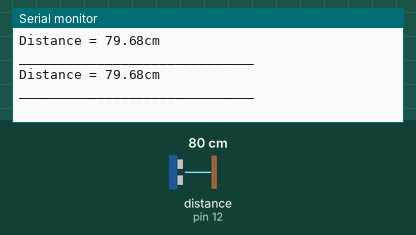
A sketch run on a simulated Arduino Uno, built with avr-gcc and run on an emulated ATmega328P. Parts: the last lines printed to the serial monitor. Wiring (inferred from the names in the program): ultrasonic range finder: trigger pin 10; echo pin 12. The inputs (shaded band) are chosen by the test bench; at power-on: distance to the obstacle (sensor on pin 12) 80 cm. The echo pulse lasts 58.3 µs per cm.

Above: at 2.8 s.
2.9 s: distance to the obstacle (sensor on pin 12) set to 2 cm
At 5.3 s:
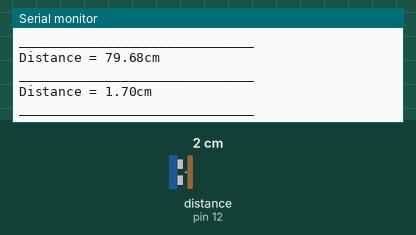
5.6 s: distance to the obstacle (sensor on pin 12) set to 4 cm
At 7.3 s:
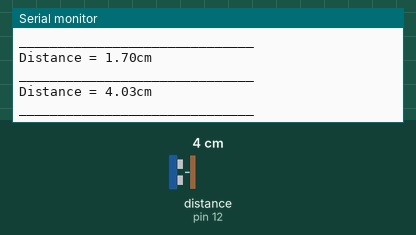
Timing chart, 0 to 8.8 s (numbered marks = the images above; inputs shaded):
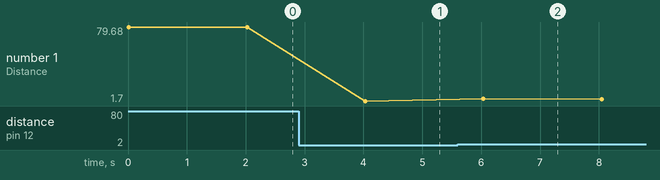

The sketch:

XBee_Transmitter.ino
```cpp
/* Transmitter Arduino UNO R3 along with XBee S2C Module and Ultrasonic Sensor Code */
/******************************************************************************************************************************************************************************/
/* SotwareSerial Library included for XBee */
#include "SoftwareSerial.h"
/******************************************************************************************************************************************************************************/
/* Global Variable Declaration for XBee */
// Data to be sent in the format of String
String data = "";
// Do we want the data in inches
bool getInch = false;
// For XBee RX and TX using SoftwareSerial
const uint8_t rxPin = 2;
const uint8_t txPin = 3;
/******************************************************************************************************************************************************************************/
/* Global Variable Declaration for Ultrasonic Sensor HC-SR04 */
// Define Echo Pin Conenction --> D12
const uint8_t echoPin = 12;
// Define Trigger Pin Conenction --> D10
const uint8_t trigPin = 10;
// Speed of Sound = 343m/s => 34300cm/s => 0.0343cm/us
const float soundSpeed = 0.0343;
// Distance value to be measured
float distance = 0.0;
// Total Delay Time for measurement
uint16_t delayTime = 2000;
/******************************************************************************************************************************************************************************/
// Declaring the pins as RX and TX for UART
SoftwareSerial mySerial(rxPin, txPin);
/******************************************************************************************************************************************************************************/
/* Function Declaration */
float get_distance(bool returnInch);
void sep(int a);
void send_cal_val(uint16_t delay);
/******************************************************************************************************************************************************************************/
/* Function definition */
float get_distance(bool returnInch) {  // a represents the return value in inches or not
  float time = 0.0, dist = 0.0;
  /* Reset the state */
  digitalWrite(trigPin, LOW);
  delayMicroseconds(2);
  /* Start the pulse and waiting for 10us */
  digitalWrite(trigPin, HIGH);
  delayMicroseconds(10);
  /* Stop the pulse */
  digitalWrite(trigPin, LOW);

  /* Calculate the amount of time required for echoPin to turn High*/
  time = pulseIn(echoPin, HIGH);
  // Serial.println("Speed of Sound = " + String(soundSpeed) + "cm/us");
  // Serial.println("Time = " + String(time) + "us");
  /* Basic Maths for Calculation of distance and division by 2 because sound has to travel forward as well as backward */
  if (returnInch) {
    dist = (time / 2.54) * (soundSpeed / 2);  // Unit: inches
    // Serial.println("Dist = " + String(dist) + "inch");
  } else {
    dist = time * (soundSpeed / 2);  // Unit: cm
    // Serial.println("Dist = " + String(dist) + "cm");
  }
  return dist;
}
/******************************************************************************************************************************************************************************/
/* Function for sending the averaged value */
void send_cal_val(uint16_t delay){

}
/******************************************************************************************************************************************************************************/
/* Function for better display on Serial Monitor */
void sep(int a) {
  for (int j = 0; j < a; j++) {
    Serial.print("_");
  }
  Serial.print("\n");
}
/******************************************************************************************************************************************************************************/
void setup() {
  /* For Serial Monitor */
  Serial.begin(9600);
  /* For XBee Module communication */
  mySerial.begin(9600);
  /* Declarations for Software Serial */
  pinMode(rxPin, INPUT);   // Receiver Pin as Input for Microcontroller
  pinMode(txPin, OUTPUT);  // Transmission Pin as Output for Microcontroller
  /* Declarations for Ultrasonic Sensor */
  pinMode(trigPin, OUTPUT);  // Trigger Pin as Output for Microcontroller
  pinMode(echoPin, INPUT);   // Echo Pin as Input for Microcontroller
}
/******************************************************************************************************************************************************************************/
void loop() {
  // Function called to obtain distance
  distance = get_distance(getInch);
  // Convert the data into String format for transmission of data
  data = String(distance);
  // Send this data to XBee Module with ',' bein the terminating character
  mySerial.print(data + ",");
  // Modify the String as per our requirement
  if (getInch) {
    // Serial Monitor Display
    Serial.println("Distance = " + data + "inch");
  } else {
    Serial.println("Distance = " + data + "cm");
  }
  // Partition line
  sep(30);
  // Empty the String
  data = "";
  // Delay for delayTime (ms)
  delay(delayTime);
}
/******************************************************************************************************************************************************************************/
```

Measured:
- after the input at 2.9 s, the serial monitor: prints a new line after 1.1 s (image 1)
- after the input at 5.6 s, the serial monitor: prints a new line after 0.44 s (image 2)
- plotted number 1: 79.68 → 1.7 after the input at 2.9 s, 1.7 → 3.69 after the input at 5.6 s
